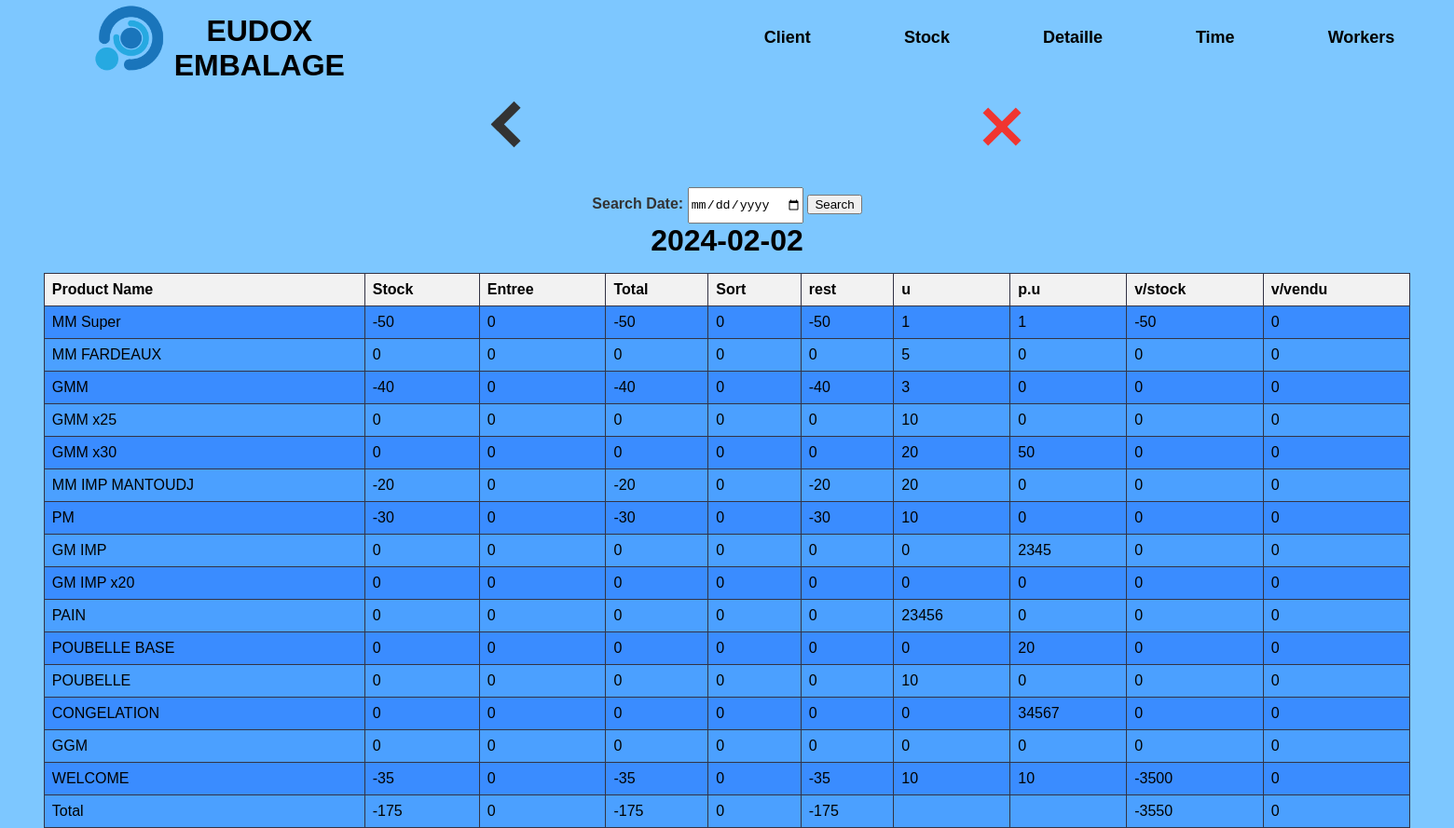
Screenshot of /stock/view with the database file from the repository.
### tables this page shows
CREATE TABLE stv (
        id INTEGER PRIMARY KEY AUTOINCREMENT,
        date TEXT NOT NULL,
        MM_super_st INTEGER NOT NULL,
        MM_super_e INTEGER NOT NULL,
        MM_super_so INTEGER NOT NULL,
        MM_Fardeaux_st INTEGER NOT NULL,
        MM_Fardeaux_e INTEGER NOT NULL,
        MM_Fardeaux_so INTEGER NOT NULL,
        GMM_st INTEGER NOT NULL,
        GMM_e INTEGER NOT NULL,
        GMM_so INTEGER NOT NULL,
        GMM_x25_st INTEGER NOT NULL,
        GMM_x25_e INTEGER NOT NULL,
        GMM_x25_so INTEGER NOT NULL,
        GMM_x30_st INTEGER NOT NULL,
        GMM_x30_e INTEGER NOT NULL,
        GMM_x30_so INTEGER NOT NULL,
        MM_IMP_MANTOUDJ_st INTEGER NOT NULL,
        MM_IMP_MANTOUDJ_e INTEGER NOT NULL,
        MM_IMP_MANTOUDJ_so INTEGER NOT NULL,
        PM_st INTEGER NOT NULL,
        PM_e INTEGER NOT NULL,
        PM_so INTEGER NOT NULL,
        GM_IMP_st INTEGER NOT NULL,
        GM_IMP_e INTEGER NOT NULL,
        GM_IMP_so INTEGER NOT NULL,
        GM_IMP_x20_st INTEGER NOT NULL,
        GM_IMP_x20_e INTEGER NOT NULL,
        GM_IMP_x20_so INTEGER NOT NULL,
        PAIN_st INTEGER NOT NULL,
        PAIN_e INTEGER NOT NULL,
        PAIN_so INTEGER NOT NULL,
        POUBELLE_BASE_st INTEGER NOT NULL,
        POUBELLE_BASE_e INTEGER NOT NULL,
        POUBELLE_BASE_so INTEGER NOT NULL,
        POUBELLE_st INTEGER NOT NULL,
        POUBELLE_e INTEGER NOT NULL,
        POUBELLE_so INTEGER NOT NULL,
        CONGELATION_st INTEGER NOT NULL,
        CONGELATION_e INTEGER NOT NULL,
        CONGELATION_so INTEGER NOT NULL,
        GGM_st INTEGER NOT NULL,
        GGM_e INTEGER NOT NULL,
        GGM_so INTEGER NOT NULL,
        WELCOME_st INTEGER NOT NULL,
        WELCOME_e INTEGER NOT NULL,
        WELCOME_so INTEGER NOT NULL
    );

CREATE TABLE upt (
        id INTEGER PRIMARY KEY AUTOINCREMENT,
        date TEXT NOT NULL,
        num INTEGER NOT NULL,
        u INTEGER NOT NULL,
        up INTEGER NOT NULL
    );

### app.py (the view)
@app.route('/stock/view', methods=['POST', 'GET'])
def view_stock():
    if request.method == 'POST':
        today_date = request.form.get('search_date', datetime.now().strftime("%Y-%m-%d"), None)
        if not today_date:
            today_date = datetime.now().strftime("%Y-%m-%d")
    else:
        today_date = datetime.now().strftime("%Y-%m-%d")
    conn = sqlite3.connect('form_data.db')
    cursor = conn.cursor()
    cursor.execute('SELECT * FROM stv WHERE date = ?', (today_date,))
    stock_data = cursor.fetchone()
    cursor.execute('SELECT u, up FROM upt WHERE date = ?', (today_date,))
    vals = cursor.fetchall()
    conn.close()
    product_names = ["MM Super", "MM FARDEAUX", "GMM", "GMM x25", "GMM x30", "MM IMP MANTOUDJ", "PM", "GM IMP", "GM IMP x20", "PAIN", "POUBELLE BASE", "POUBELLE", "CONGELATION", "GGM", "WELCOME"]
    total_stock = sum(stock_data[i * 3 + 2] for i in range(len(product_names)))
    total_entree = sum(stock_data[i * 3 + 3] for i in range(len(product_names)))
    total_sort = sum(stock_data[i * 3 + 4] for i in range(len(product_names)))
    total_rest = sum(stock_data[i * 3 + 2] + stock_data[i * 3 + 3] - stock_data[i * 3 + 4] for i in range(len(product_names)))
    total_v_stock = sum((stock_data[i * 3 + 2] + stock_data[i * 3 + 3] - stock_data[i * 3 + 4]) * vals[i][0] * vals[i][1] for i in range(len(product_names)))
    total_v_vendu = sum(stock_data[i * 3 + 4] * vals[i][0] * vals[i][1] for i in range(len(product_names)))
    return render_template('s_view.html', stock_data=stock_data, vals=vals, product_names=product_names, td=today_date,
                           total_stock=total_stock, total_entree=total_entree, total_sort=total_sort,
                           total_rest=total_rest, total_v_stock=total_v_stock, total_v_vendu=total_v_vendu)

### templates/s_view.html (shortened to what this page needs)
{% extends 'main.html' %}
{% block top %}
<a href="/stock" id="back"><div class="thick-arrow-left"></div></a>
<a href="/main" id="aclose"><div class="close"></div></a>
{% endblock %}
{% block bot %}
<form method="POST" action="/stock/view">
  <b><label for="search_date">Search Date:</label></b>
  <input type="date" id="search_date" name="search_date">
  <button type="submit">Search</button>
</form>
<h1>{{ stock_data[1] }}</h1>
<table>
  <tr>
    <th>Product Name</th>
    <th>Stock</th>
    <th>Entree</th>
    <th>Total</th>
    <th>Sort</th>
    <th>rest</th>
    <th>u</th>
    <th>p.u</th>
    <th>v/stock</th>
    <th>v/vendu</th>
  </tr>
  {% for i in range(15) %}
    <tr>
      <td>{{ product_names[i] }}</td>
      <td>{{ stock_data[i * 3 + 2] }}</td>
      <td>{{ stock_data[i * 3 + 3] }}</td>
      <td>{{ stock_data[i * 3 + 2] + stock_data[i * 3 + 3] }}</td>
      <td>{{ stock_data[i * 3 + 4] }}</td>
      <td>{{ stock_data[i * 3 + 2] + stock_data[i * 3 + 3] - stock_data[i * 3 + 4] }}</td>
      <td contenteditable="true" onblur="updateValue(this.innerText, {{ i }}, 0, '{{ stock_data[1] }}')">{{ vals[i][0] }}</td>
      <td contenteditable="true" onblur="updateValue(this.innerText, {{ i }}, 1, '{{ stock_data[1] }}')">{{ vals[i][1] }}</td>
      <td>{{ (stock_data[i * 3 + 2] + stock_data[i * 3 + 3] - stock_data[i * 3 + 4]) * vals[i][0] * vals[i][1] }}</td>
      <td>{{ stock_data[i * 3 + 4] * vals[i][0] * vals[i][1] }}</td>
    </tr>
  {% endfor %}
  <tr>
    <td>Total</td>
    <td>{{ total_stock }}</td>
    <td>{{ total_entree }}</td>
    <td>{{ total_stock + total_entree }}</td>
    <td>{{ total_sort }}</td>
    <td>{{ total_rest }}</td>
    <td></td>
    <td></td>
    <td>{{ total_v_stock }}</td>
    <td>{{ total_v_vendu }}</td>
  </tr>
</table>
{% endblock %}

### static/css/style.css (style rules this page uses)
body, h1, h2, h3, p, ul, li { margin: 0; padding: 0; }
body { font-family: Arial, sans-serif; background-color: #7dc7ff; }
a { color: inherit; text-decoration: none; }
#aclose { margin-left: 28vw; }
.thick-arrow-left { margin: 35px; width: 25px; height: 25px; border: 10px solid #333; border-left: 0; border-top: 0; transform: rotate(135deg); }
#back { margin-left: 32vw; }
.close { margin: 30px; background: #f03530; height: 50px; position: relative; width: 8px; transform: rotate(45deg); }
.close:after { background: #f03530; content: ""; height: 8px; left: -21px; position: absolute; top: 21px; width: 50px; }
.bot_side label { color: #333; }
.bot_side input { height: 35px; }

### templates/s_view.html (style rules this page uses)
table { border-collapse: collapse; width: 94%; margin: 3%; margin-top: 1%; }
th, td { border: 1px solid #333344; padding: 8px; text-align: left; }
th { background-color: #f2f2f2; }
tr:nth-child(even) td { background-color: #3a8cff; }
tr:nth-child(odd) td { background-color: #4ba0ff; }

### rows the page displays
stv: date "2024-02-02", MM_super_st "-50" "0" "-40" "0" "0" "-20" "-30" "0" "0" "0" "0" "0" "0" "0" "-35", MM_super_e "0" "0" "0" "0" "0" "0" "0" "0" "0" "0" "0" "0" "0" "0" "0", stock_data[i*3+2]+stock_data[i*3+3] "-50" "0" "-40" "0" "0" "-20" "-30" "0" "0" "0" "0" "0" "0" "0" "-35", MM_super_so "0" "0" "0" "0" "0" "0" "0" "0" "0" "0" "0" "0" "0" "0" "0", MM_super_st+MM_super_e+MM_super_so "-50" "0" "-40" "0" "0" "-20" "-30" "0" "0" "0" "0" "0" "0" "0" "-35", MM_super_st+MM_super_e+MM_super_so "-50" "0" "0" "0" "0" "0" "0" "0" "0" "0" "0" "0" "0" "0" "-3500", stock_data[i*3+4]*vals[i][0]*vals[i][1] "0" "0" "0" "0" "0" "0" "0" "0" "0" "0" "0" "0" "0" "0" "0"
upt: u "1", up "1"
upt: u "5", up "0"
upt: u "3", up "0"
upt: u "10", up "0"
upt: u "20", up "50"
upt: u "20", up "0"
upt: u "10", up "0"
upt: u "0", up "2345"
upt: u "0", up "0"
upt: u "23456", up "0"
upt: u "0", up "20"
upt: u "10", up "0"
upt: u "0", up "34567"
upt: u "0", up "0"
upt: u "10", up "10"

### other values shown
{{ product_names[i] }} "MM Super" "MM FARDEAUX" "GMM" "GMM x25" "GMM x30" "MM IMP MANTOUDJ" "PM" "GM IMP" "GM IMP x20" "PAIN" "POUBELLE BASE" "POUBELLE" "CONGELATION" "GGM" "WELCOME"
{{ total_stock }} "-175"
{{ total_entree }} "0"
{{ total_stock + total_entree }} "-175"
{{ total_sort }} "0"
{{ total_rest }} "-175"
{{ total_v_stock }} "-3550"
{{ total_v_vendu }} "0"
